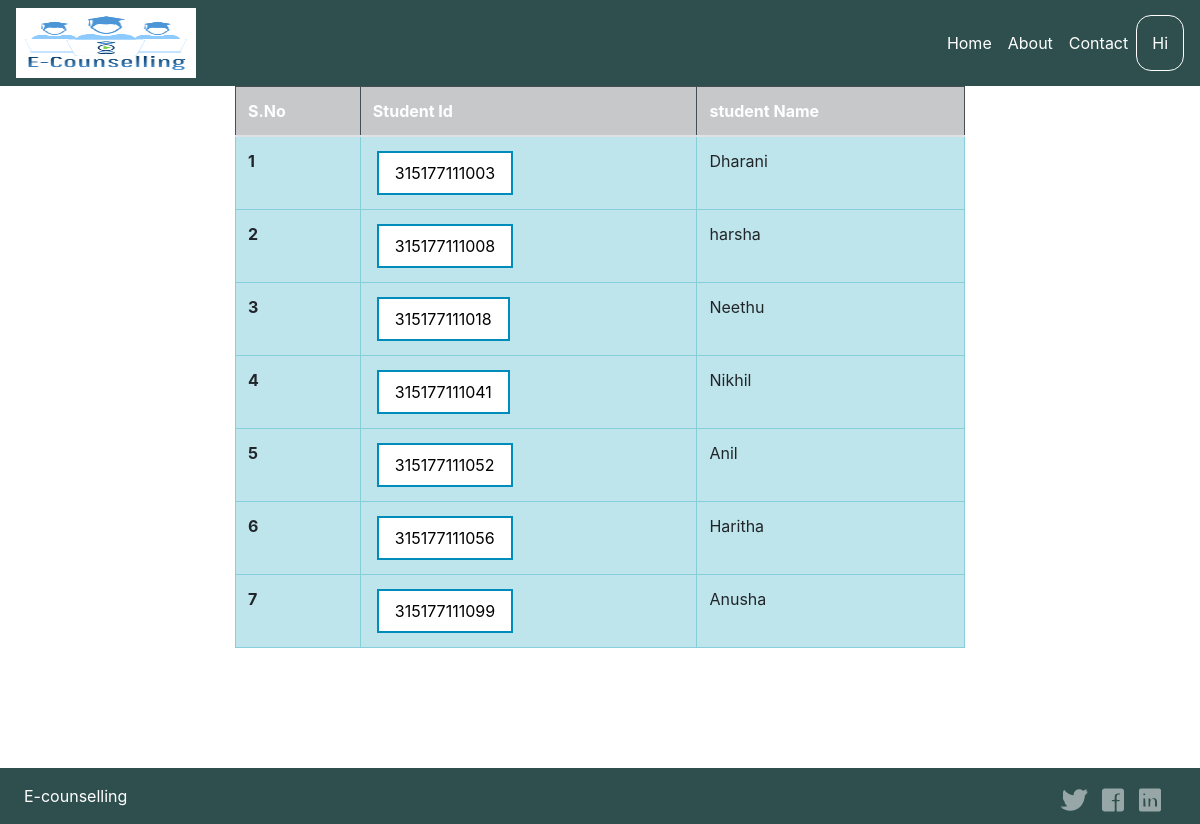
The app's page /view_students.php with its own data.
### tables this page shows
CREATE TABLE `student_reg` (
  `username` varchar(50) NOT NULL,
  `userid` bigint(15) NOT NULL,
  `password` varchar(50) NOT NULL,
  `cpassword` varchar(50) NOT NULL
);

### view_students.php (the view, shortened to what this page needs)
<?php
include('session.php');
?>
<!doctype html>
<html lang="en">
  <head>
    <link rel="stylesheet" href="https://stackpath.bootstrapcdn.com/bootstrap/4.2.1/css/bootstrap.min.css">
    <link rel="stylesheet" href="sytle.css" class="css">
    <link rel="stylesheet" href="https://use.fontawesome.com/releases/v5.0.13/css/all.css">
  </head>
  <body>
    <div class="flex-wrapper">
        <nav class="navbar navbar-expand-md navbar-dark bg-dark">
		<div class="navbar-collapse collapse w-100 order-1 order-md-0 dual-collapse2">
			<ul class="navbar-nav mr-auto">
				<li class="nav-item active">
			   <img src="images/7c787b68-5ede-454b-82e4-b18a90555daf.png" alt="" width="180" height="70">
				</li>
			</ul>
		</div>
		<div class="navbar-collapse collapse w-100 order-3 dual-collapse2">
			<ul class="navbar-nav ml-auto">
            <li class="nav-item">
                <a class="nav-link" href="index.html">Home</a>
            </li>
            <li class="nav-item">
                <a class="nav-link" href="about.html" >About</a>
            </li>
            <li class="nav-item">
                <a class="nav-link" href="#">Contact</a>
            </li>
			</ul>
            <div class="dropdown">
				<button class="btn">Hi <?php echo $login_session; ?></button>
			</div>
		</div>
		</nav>
	<div class="container">
        <div class="row">
            <div class="col-2"></div>
            <div class="col-8">
                    <table class="table table-bordered">
                            <thead>
                              <tr class="table-dark">
                                <th scope="col">S.No</th>
                                <th scope="col">Student Id</th>
                                <th scope="col">student Name</th>
                              </tr>
                            </thead>
                            <tbody>
                                    <?php
										$val = 1;
										$sql="SELECT * from student_reg";
										$rs= mysqli_query($con, $sql) or die(mysql_error());
										while($result=mysqli_fetch_array($rs)){
										echo '<tr class="table-info">
											  <th scope="row">'.$val.'</th>
											  <td>';$id = $result["userid"];
											  ?>
											  <form method="post" action="view_student_profile.php">
 <button type="submit" class="button button2"><?php echo $id; ?></button>
</form>								<?php
											  echo'</td>
											  <td>'.$result["username"].'</td>
											  </tr>';
										$val = $val+1;
										}
									?>
							</tbody>
                    </table>
            </div>
            <div class="col-2"></div>
          </div>
    </div>
<div class="footer">
  <nav class="navbar navbar-expand-md navbar-dark bg-dark">
    <div class="navbar-collapse collapse w-100 order-1 order-md-0 dual-collapse2">
        <ul class="navbar-nav mr-auto">
            <li class="nav-item active">
                <a class="nav-link" href="#">E-counselling</a>
            </li>
        </ul>
    </div>
    <div class="navbar-collapse collapse w-100 order-3 dual-collapse2">
        <ul class="navbar-nav ml-auto">
          <li class="nav-item">
            <a class="nav-link" href="#"><i class=" close fab fa-twitter"style="color:white;"></i></a>
        </li>
        <li class="nav-item">
            <a class="nav-link" href="#"><i class="fab fa-facebook-square close"style="color:white;"></i></a>
        </li>
         <li class="nav-item">
            <a class="nav-link" href="#"><i class="fab fa-linkedin close"style="color:white;"></i></a>
        </li>
             <li class="nav-item">
                <a class="nav-link" href="#"></a>
            </li>
        </ul>
    </div>
</nav>
  </div>
  </div>
</body>
</html>

### sytle.css (style rules this page uses)
.navbar { background-color:darkslategray !important; }
.navbar .navbar-nav li a { color: #FFF ! important; }
.btn { padding-left: 15px; padding-right: 15px; padding-top: 15px; padding-bottom: 15px; text-align: center; color:white; background-color: darkslategray; border-radius: 15px; border-color: white; }
.button { margin-top: 300px; }
.close { color: white; }
html, body, header, footer { height:100%; }
.footer { left: 0; bottom: 0; width: 100%; background-color:black; color: white; text-align: center; height: 2em; position:relative; margin-top:auto; }
.flex-wrapper { display: flex; min-height: 100vh; flex-direction: column; justify-content: space-between }

### view_students.php (style rules this page uses)
.dropdown { position: relative; display: inline-block; }
.button { background-color: #4CAF50; border: none; color: white; padding: 8px 16px; text-align: center; text-decoration: none; display: inline-block; font-size: 16px; margin: 2px 4px; -webkit-transition-duration: 0.4s; transition-duration: 0.4s; cursor: pointer; }
.button2 { background-color: white; color: black; border: 2px solid #008CBA; }

### records on screen
student_reg: userid "315177111003", username "Dharani"
student_reg: userid "315177111008", username "harsha"
student_reg: userid "315177111018", username "Neethu"
student_reg: userid "315177111041", username "Nikhil"
student_reg: userid "315177111052", username "Anil"
student_reg: userid "315177111056", username "Haritha"
student_reg: userid "315177111099", username "Anusha"
